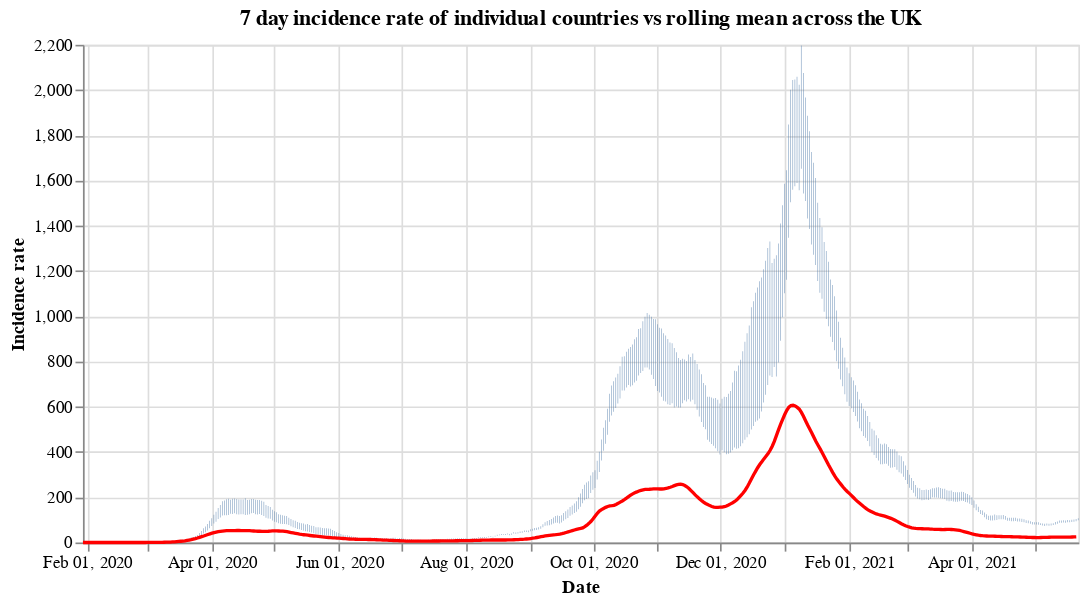

The notebook cell saved with this chart:
### Code cell
#collapse
countries = uk_cases['areaName'].unique()
countries.sort()

selection = alt.selection_single(
    name='Select',
    fields=['areaName'],
    init={'areaName': 'Wales'},
    bind={'areaName': alt.binding_select(options=countries)}
)

# scatter plot, modify opacity based on selection
bars = alt.Chart(uk_cases).mark_bar().add_selection(
    selection
).encode(
    x=alt.X("yearmonthdate(date):T", axis=alt.Axis(title='Date')),
    y=alt.Y("weeklyCasesRate:Q", axis=alt.Axis(title='Incidence rate')),
    tooltip='weeklyCasesRate:Q',
    opacity=alt.condition(selection, alt.value(1), alt.value(0))
).properties(title=f'7 day incidence rate of individual countries vs rolling mean across the UK', width=600)

line = alt.Chart(overview_cases).mark_line(
    color='red',
    size=2,
).transform_window(
    rolling_mean='mean(weeklyCasesRate)',
    frame=[0, 7]
).encode(
    x='yearmonthdate(date):T',
    y='rolling_mean:Q'
)

alt.layer(bars, line)

### Figure 1 — Vega-Lite specification as saved in the notebook (floating-point values rounded to 4 significant figures; data arrays with more than 128 entries replaced by an {"elided": "..."} marker saying what was removed)
{"config": {"view": {"continuousWidth": 400, "continuousHeight": 300}}, "layer": [{"data": {"name": "data-ebaec45da51aee3031d9d4d9cf884888"}, "mark": "bar", "encoding": {"opacity": {"condition": {"value": 1, "selection": "Select"}, "value": 0}, "tooltip": {"type": "quantitative", "field": "weeklyCasesRate"}, "x": {"type": "temporal", "axis": {"title": "Date"}, "field": "date", "timeUnit": "yearmonthdate"}, "y": {"type": "quantitative", "axis": {"title": "Incidence rate"}, "field": "weeklyCasesRate"}}, "selection": {"Select": {"type": "single", "fields": ["areaName"], "init": {"areaName": "Wales"}, "bind": {"areaName": {"input": "select", "options": ["England", "Northern Ireland", "Scotland", "Wales"]}}}}, "title": "7 day incidence rate of individual countries vs rolling mean across the UK", "width": 600}, {"data": {"name": "data-1cbe38d1f9c8b4deb87113abc7d3ecef"}, "mark": {"type": "line", "color": "red", "size": 2}, "encoding": {"x": {"type": "temporal", "field": "date", "timeUnit": "yearmonthdate"}, "y": {"type": "quantitative", "field": "rolling_mean"}}, "transform": [{"window": [{"op": "mean", "field": "weeklyCasesRate", "as": "rolling_mean"}], "frame": [0, 7]}]}], "$schema": "https://vega.github.io/schema/vega-lite/v4.8.1.json", "datasets": {"data-ebaec45da51aee3031d9d4d9cf884888": {"elided": "1820 records"}, "data-1cbe38d1f9c8b4deb87113abc7d3ecef": {"elided": "478 records"}}}
